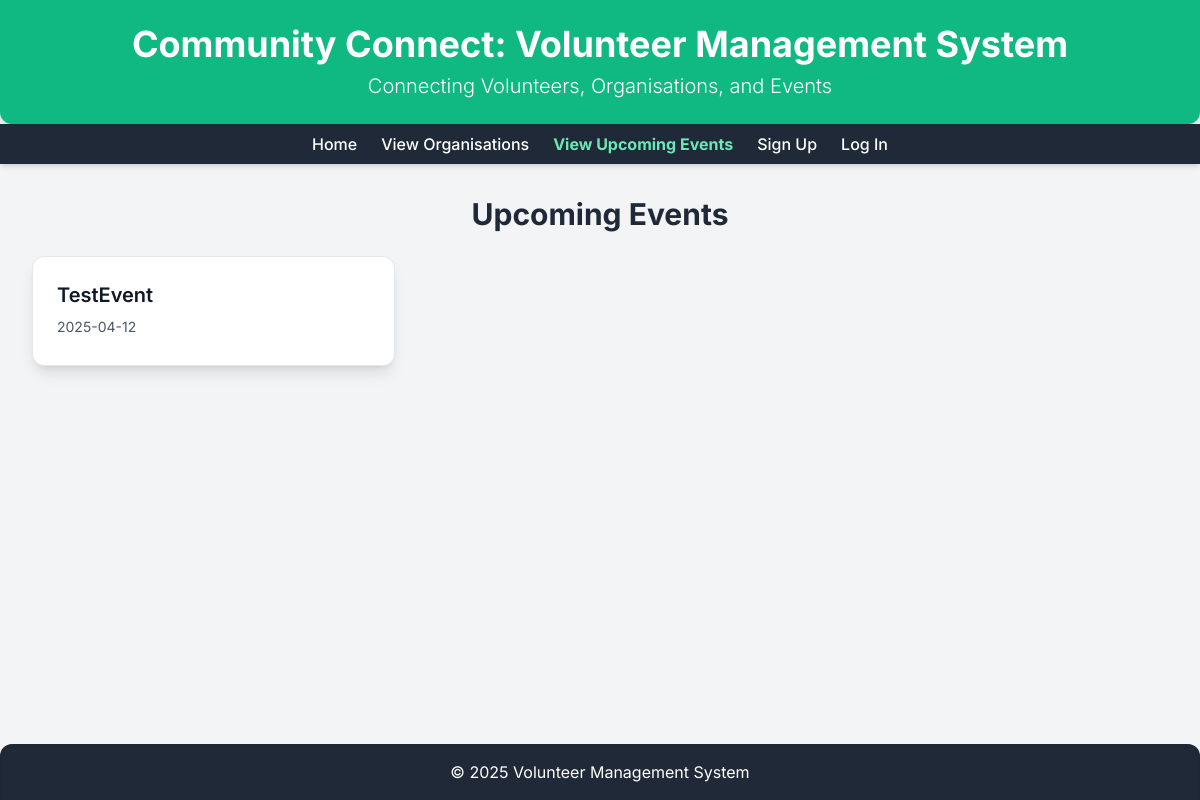
Before: /events with the older database file.
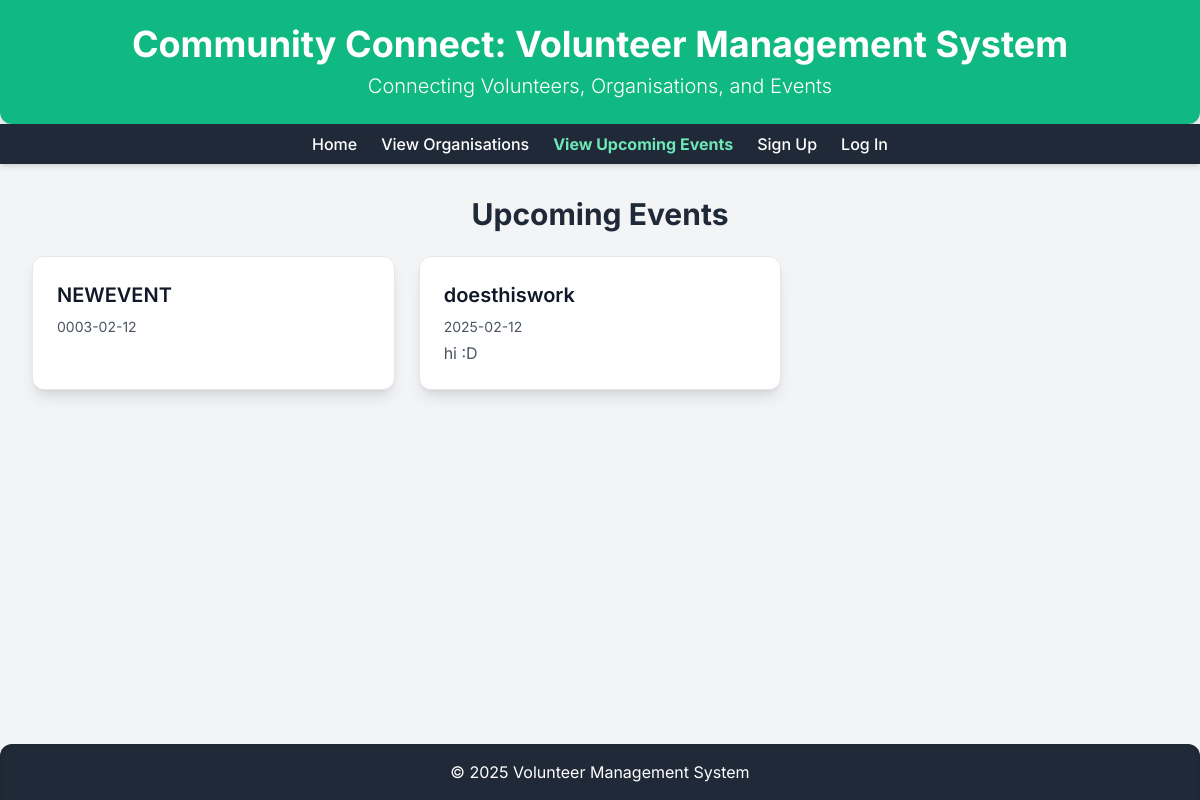
After: the same page with the newer database file.
### tables this page shows
CREATE TABLE Events (
    ID INTEGER PRIMARY KEY,
    OrganisationID INTEGER NOT NULL,
    Name TEXT NOT NULL CHECK(length(Name) <= 20),
    Date DATE NOT NULL,
    Location TEXT NOT NULL CHECK(length(Location) <= 30),
    Description TEXT CHECK(length(Description) <= 300),
    StartTime TIME NOT NULL,
    EndTime TIME NOT NULL,
    Status TEXT NOT NULL CHECK(Status IN ('Upcoming', 'Passed')) DEFAULT 'Upcoming',
    FOREIGN KEY (OrganisationID) REFERENCES Organisations(ID) ON DELETE CASCADE,
    CHECK (EndTime > StartTime)
);

### app.py (the view, shortened to what this page needs)
@app.route("/events", methods=["GET", "POST"])
def events():
    db = get_db()
    cur = db.execute("SELECT * FROM Events ORDER BY Date ASC")
    events = cur.fetchall()
    return render_template("events.html", events=events)

### app.py (called while the page is built)
def get_db():
    db = getattr(g, '_database', None)
    if db is None:
        db = g._database = sqlite3.connect(DATABASE)
        db.row_factory = sqlite3.Row  # lets you access results like dicts
    return db

@app.teardown_appcontext
def close_connection(exception):
    db = getattr(g, '_database', None)
    if db is not None:
        db.close()

### templates/events.html (shortened to what this page needs)
<!DOCTYPE html>
<html lang="en">
<head>
    <script src="https://cdn.tailwindcss.com"></script>
</head>
<body class="flex flex-col min-h-screen">
    <header class="bg-emerald-500 text-white p-6 text-center rounded-b-xl shadow-lg">
        <h1 class="text-4xl font-bold">Community Connect: Volunteer Management System</h1>
        <p class="mt-2 text-xl font-light">Connecting Volunteers, Organisations, and Events</p>
    </header>
    <nav class="bg-gray-800 p-2 text-center shadow-md">
        <div class="max-w-4xl mx-auto flex justify-center space-x-6">
            <a href="/" class="text-white hover:text-emerald-300 font-medium transition-colors">Home</a>
            <a href="/organisations" class="text-white hover:text-emerald-300 font-medium transition-colors">View Organisations</a>
            <a href="/events" class="text-emerald-300 font-bold transition-colors">View Upcoming Events</a>
            {% if "is_logged_in" in session %}
                {% if session["user_type"] == "volunteer" %}
                    <a href="/signups" class="text-white hover:text-emerald-300 font-medium transition-colors">My Signups</a>
                    <a href="/edit_profile" class="text-white hover:text-emerald-300 font-medium transition-colors">Edit Profile</a>
                    <a href="/logout" class="text-white hover:text-emerald-300 font-medium transition-colors">Log Out</a>
                {% elif session["user_type"] == "organisation" %}
                    <a href="/signups" class="text-white hover:text-emerald-300 font-medium transition-colors">Signups</a>
                    <a href="/edit_profile" class="text-white hover:text-emerald-300 font-medium transition-colors">Edit Profile</a>
                    <a href="/logout" class="text-white hover:text-emerald-300 font-medium transition-colors">Log Out</a>
                {% endif %}
            {% else %}
                <a href="/signup" class="text-white hover:text-emerald-300 font-medium transition-colors">Sign Up</a>
                <a href="/log_in" class="text-white hover:text-emerald-300 font-medium transition-colors">Log In</a>
            {% endif %}
        </div>
    </nav>
    <main class="p-8 flex-grow">
        <div class="max-w-6xl mx-auto">
            <h2 class="text-3xl font-bold text-gray-800 mb-6 text-center">
                {% if session["user_type"] == "organisation" %}
                    Your Events
                {% else %}
                    Upcoming Events
                {% endif %}
            </h2>
            <section>
                {% if session["user_type"] == "organisation" %}
                    <div class="text-center mb-6">
                        <button id="add-event-btn" class="bg-emerald-600 text-white font-bold py-3 px-6 rounded-lg hover:bg-emerald-700 transition-colors shadow-md">
                            Add New Event
                        </button>
                    </div>
                    <div id="events-grid-org" class="grid sm:grid-cols-1 md:grid-cols-2 lg:grid-cols-3 gap-6">
                        {% for event in events %}
                            <div class="event-card bg-white p-6 rounded-xl shadow-lg border border-gray-200 cursor-pointer"
                                data-event-id="{{ event['Id'] }}"
                                data-event-name="{{ event['Name'] }}"
                                data-event-description="{{ event['Description'] }}"
                                data-event-date="{{ event['Date'] }}">
                                <h3 class="text-xl font-semibold mb-2 text-gray-900">{{ event['Name'] }}</h3>
                                <p class="text-gray-600 text-sm mb-1">{{ event['Date'] }}</p>
                                <p class="text-gray-600 truncate">{{ event['Description'] }}</p>
                                <div class="mt-4 flex justify-end">
                                    <form action="/events" method="POST" class="delete-form">
                                        <input type="hidden" name="event_id" value="{{ event['Id'] }}">
                                        <button type="submit" class="bg-red-500 text-white px-4 py-2 rounded-lg text-sm hover:bg-red-600 transition-colors">
                                            Delete
                                        </button>
                                    </form>
                                </div>
                            </div>
                        {% endfor %}
                    </div>
                {% else %}
                    <div id="events-grid-volunteer" class="grid sm:grid-cols-1 md:grid-cols-2 lg:grid-cols-3 gap-6">
                        {% for event in events %}
                            <div class="event-card bg-white p-6 rounded-xl shadow-lg border border-gray-200 cursor-pointer transition-transform transform hover:scale-105"
                                data-event-id="{{ event['Id'] }}"
                                data-event-name="{{ event['Name'] }}"
                                data-event-description="{{ event['Description'] }}"
                                data-event-date="{{ event['Date'] }}">
                                <h3 class="text-xl font-semibold mb-2 text-gray-900">{{ event['Name'] }}</h3>
                                <p class="text-gray-600 text-sm mb-1">{{ event['Date'] }}</p>
                                <p class="text-gray-600 truncate">{{ event['Description'] }}</p>
                            </div>
                        {% endfor %}
                    </div>
                {% endif %}
            </section>
        </div>
    </main>
    <footer class="bg-gray-800 text-white p-4 text-center mt-auto shadow-inner rounded-t-xl">
        <p>&copy; 2025 Volunteer Management System</p>
    </footer>
</body>
</html>

### templates/events.html (style rules this page uses)
body { font-family: 'Inter', sans-serif; background-color: #f3f4f6; color: #1f2937; }

Changed rows visible on the page:
added Events: Name "NEWEVENT", Date "0003-02-12"
changed Events: Name "TestEvent" → "doesthiswork"; Date "2025-04-12" → "2025-02-12"; Description (not shown) → "hi :D"
